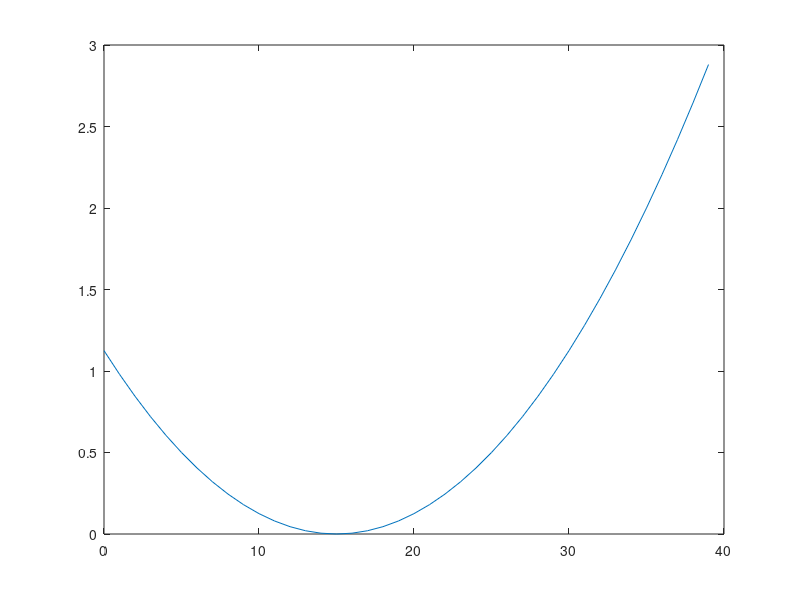

MATLAB code to generate this figure:
clc
close all

a = 0.5;
N = 39;
x = (0:2*a:2*a*N)';
y = 0.005*(x-15).^2; %0.25*randn(length(x),1);
z = a+0.2+0*x; %0.25*randn(length(x),1);

plot(x,y)

configs_file = './chain_40.clones';
dlmwrite(configs_file,length(x),'delimiter','\t','precision',5)
dlmwrite(configs_file,[x y z 0*z+1 0*z 0*z 0*z],'-append','delimiter','\t','precision',12)